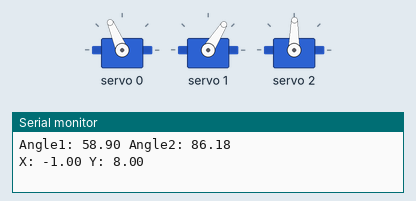
Recording of a sketch running on a simulated STM32 Nucleo. Shown: 3 × servo, the last lines printed to the serial monitor.

Above: at 0.05 s.
At 3.5 s:
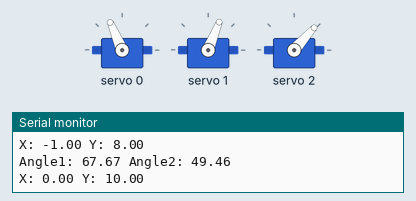
At 7.0 s:
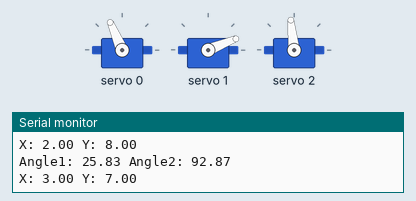
At 14.0 s:
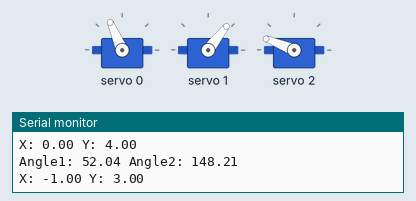
Timing chart, 0 to 18.2 s (numbered marks = the images above):
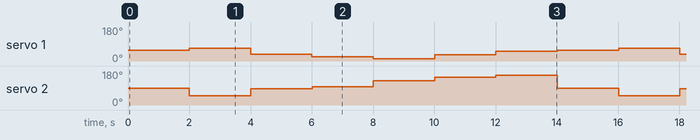

The sketch:

main.ino
```cpp
#include <Wire.h>
#include <Adafruit_PWMServoDriver.h>

// determined experimentally
#define MG996R_MIN 140 // pulse length count for 0°
#define MG996R_MID 345 // pulse length count for 90°
#define MG996R_MAX 560 // pulse length count for 180°

#define MG90S_MIN 100
#define MG90S_MID 315
#define MG90S_MAX 520

// PWM channels on PCA9685
#define j0 0
#define j1 1
#define j2 2

// testing lengths
float a1 = 6;
float a2 = 5;

Adafruit_PWMServoDriver pwm = Adafruit_PWMServoDriver();

void setup()
{
  pwm.begin();
  pwm.setPWMFreq(50); // 50 Hz standard for hobby servos
  Serial.begin(9600);
  pwm.setPWM(0, 0, angleToPulse(90, 'r'));
}

int angleToPulse(int angle, char type)
{

  if (type == 'r')
    return map(angle, 0, 180, MG996R_MIN, MG996R_MAX);
  return map(angle, 0, 180, MG90S_MIN, MG90S_MAX);
}

void setPos(float x, float y)
{

  // geometrically derived inverse kinematics of 2d planar joint
  // float r, alpha, beta, gamma, q1, q2;
  // a1,a2 = link lengths
  // q1, q2 = joint angles
  // x, y = cartesian coordinates of end effector

  /*     r = sqrt(x*x + y*y);

      alpha = acos((a1*a1 + a2*a2 - r*r) / (2 * a1 * a2));

      q2 = PI - alpha;

      gamma = atan(y / x);

      beta = atan((a2 * sin(q2)) / (a1 + a2 * cos(q2)));


      q1 = gamma - beta;
   */

  //  simplified with MATLAB
  // float angle1 = atan(y / x) - atan((2 * a1 * a2 * sqrt(1 - pow((a1*a1 + a2*a2 - x*x - y*y), 2) / (4 * a1*a1 * a2*a2))) / (a1*a1 - a2*a2 + x*x + y*y));
  // float angle2 = PI - acos((a1*a1 + a2*a2 - x*x - y*y) / (2 * a1 * a2));

  // algebraically derived IK
  float angle2 = acos((x * x + y * y - a1 * a1 - a2 * a2) / (2 * a1 * a2));
  float angle1 = atan2(y, x) - atan2((a2 * sin(angle2)), (a1 + (a2 * cos(angle2))));

  // float temp = atan(y/x);
  // float s2 = a2 * sin(angle2);
  // float c1 = a1 + (a2*cos(angle1));

  // angle1 = temp - atan( s2 / c1);

  angle2 = (angle2 / (2 * PI)) * 360;
  angle1 = (angle1 / (2 * PI)) * 360;
  pwm.setPWM(j1, 0, angleToPulse(angle1, 's'));
  pwm.setPWM(j2, 0, angleToPulse(angle2, 's'));
  Serial.print("Angle1: ");
  Serial.print(angle1);
  Serial.print(" Angle2: ");
  Serial.println(angle2);
  Serial.print("X: ");
  Serial.print(x);
  Serial.print(" Y: ");
  Serial.println(y);
}

int gait[2][7] = {{-1, 0, 2, 3, 2, 0, -1}, {8, 10, 8, 7, 5, 4, 3}};

void loop()
{

  /*   if (Serial.available() > 0) {
      String input = Serial.readStringUntil('\n');
      input.trim();

      int separator = input.indexOf(':');
      if (separator > 0) {
        String xStr = input.substring(0,separator);
        String yStr = input.substring(separator + 1);
        float x = xStr.toFloat();
        float y = yStr.toFloat();
        setPos(x, y);
        Serial.print("X: ");
        Serial.print(x);
        Serial.print(" Y: ");
        Serial.println(y);
      }
    } */

  for (int i = 0; i < 7; ++i)
  {

    setPos(gait[0][i], gait[1][i]);
    delay(2000);
  }
}
```

Measured:
- by itself, servo 1: repeats every 14.0 s: 36° 2.0 s, 22° 2.0 s, 12° 2.0 s, 32° 2.0 s, 52° 2.0 s, 58° 2.0 s, 68° 2.0 s
- by itself, servo 2: repeats every 14.0 s: 86° 2.0 s, 96° 2.0 s, 129° 2.0 s, 147° 2.0 s, 158° 2.0 s, 89° 2.0 s, 48° 2.0 s
